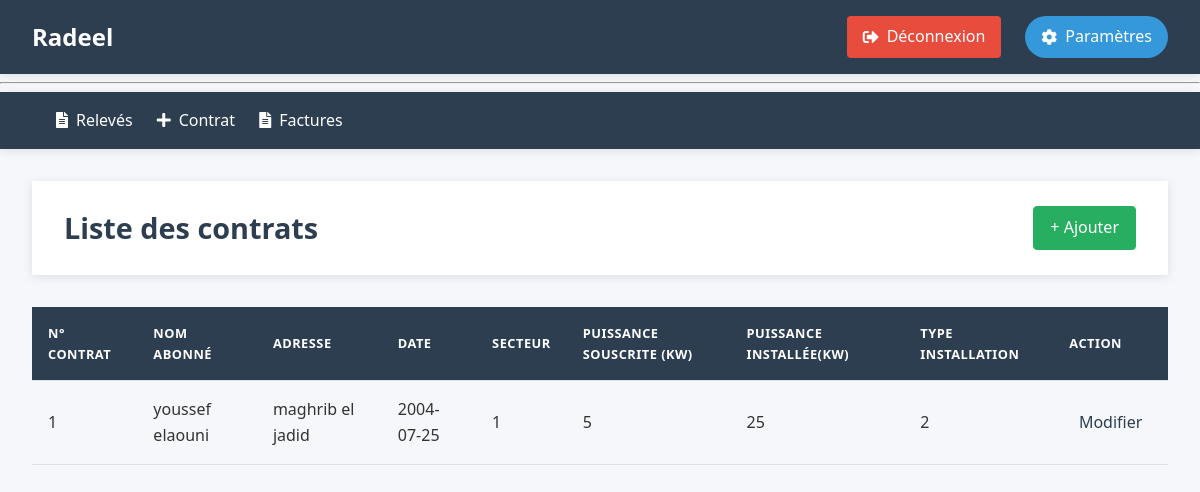
The page /contrat/ (signed in) on the database as committed earlier.
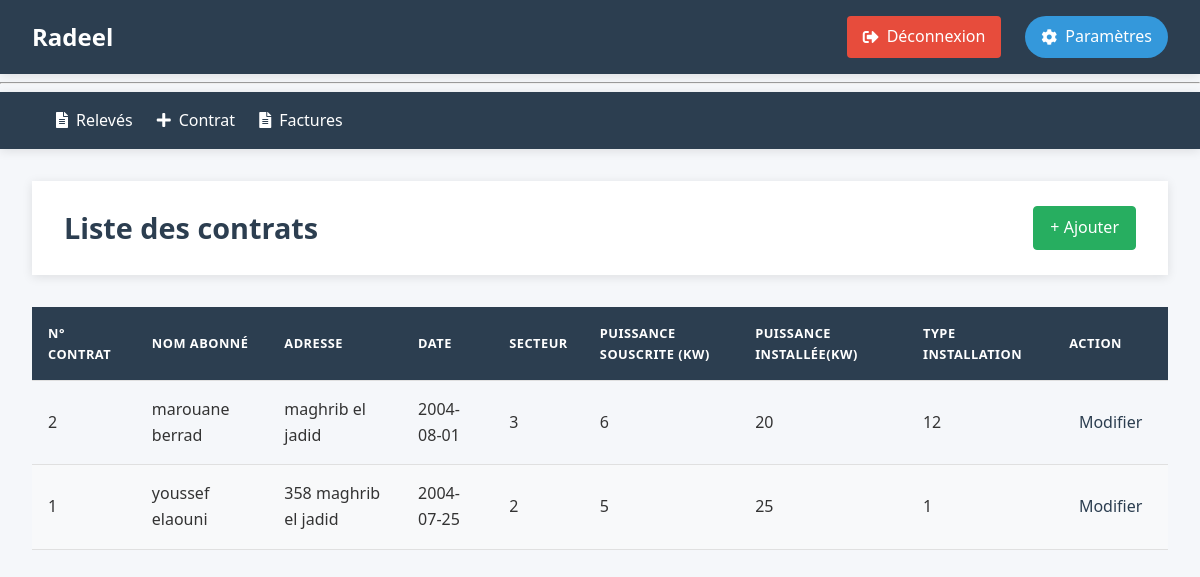
The same page on the database as committed later.
### tables this page shows
CREATE TABLE contrats (
    Nr_contrat INTEGER PRIMARY KEY ,
    nom_abonne TEXT NOT NULL,
    Adresse TEXT NOT NULL,
    date_contrat DATE NOT NULL DEFAULT CURRENT_DATE,
    Secteur INTEGER NOT NULL,
    Puissance_souscrite INTEGER NOT NULL CHECK(Puissance_souscrite > 0),
    Puissance_installee INTEGER NOT NULL CHECK(Puissance_installee > 0),
    type_installation INTEGER NOT NULL CHECK(type_installation IN (1, 2, 12)),
    statut TEXT NOT NULL DEFAULT 'actif' CHECK(statut IN ('actif', 'resile', 'suspendu'))
);

### radeel/contrats.py (the view)
@bc.route('/')
def contrat_index():
    db = get_db()
    contrats = db.execute(
        'SELECT * FROM contrats ORDER BY date_contrat DESC'
    ).fetchall()
    return render_template('contrats/index.html', contrats= contrats )

### radeel/auth.py (called while the page is built)
@bp.before_app_request
def load_logged_in_user():
    user_id = session.get('user_id')
    if user_id is None:
        g.user = None
    else:
        g.user = get_db().execute(
            'SELECT * FROM user WHERE id = ?', (user_id,)
        ).fetchone()

def login_required(view):
    @functools.wraps(view)
    def wrapped_view(**kwargs):
        if not session.get('authenticated'):
            return redirect(url_for('auth.login'))
        return view(**kwargs)
    return wrapped_view

### radeel/contrats.py (called while the page is built)
@bc.before_request
@login_required
def before_request():
    pass

### radeel/db.py (called while the page is built)
def get_db():
    if 'db' not in g:
        g.db = sqlite3.connect(
            current_app.config['DATABASE'],
            detect_types=sqlite3.PARSE_DECLTYPES
        )
        g.db.execute("PRAGMA foreign_keys = ON;")
        g.db.row_factory = sqlite3.Row
    return g.db

### radeel/templates/contrats/index.html (shortened to what this page needs)
{% extends "base.html" %}
{% block header %}
  <h1>Liste des contrats</h1>
  <a href="{{ url_for('contrat.contrat_ajouter') }}" class="btn btn-success">+ Ajouter</a>
{% endblock %}
{% block content %}
  <table class="table">
    <thead>
      <tr>
        <th>N° Contrat</th>
        <th>Nom Abonné</th>
        <th>Adresse</th>
        <th>Date</th>
        <th>Secteur</th>
        <th>Puissance Souscrite (kW)</th>
        <th>Puissance Installée(kW)</th>
        <th>Type Installation</th>
        <th>Action</th>
      </tr>
    </thead>
    <tbody>
      {% for contrat in contrats %}
        <tr>
          <td>{{ contrat.Nr_contrat }}</td>
          <td>{{ contrat.nom_abonne }}</td>
          <td>{{ contrat.Adresse }}</td>
          <td>{{ contrat.date_contrat }}</td>
          <td>{{ contrat.Secteur }}</td>
          <td>{{ contrat.Puissance_souscrite }}</td>
          <td>{{contrat.Puissance_installee}}</td>
          <td>{{ contrat.type_installation }}</td>
          <td><a class="action" href="{{ url_for('contrat.contrat_modifier', Nr_contrat=contrat['Nr_contrat']) }}">Modifier</a></td>
        </tr>
      {% endfor %}
    </tbody>
  </table>
{% endblock %}

Rows that differ between the two databases and show on the page:
added contrats: Nr_contrat "2", nom_abonne "marouane berrad", Adresse "maghrib el jadid", date_contrat "2004-08-01", Secteur "3", Puissance_souscrite "6", Puissance_installee "20", type_installation "12"
changed contrats "youssef elaouni": Adresse "maghrib el jadid" → "358 maghrib el jadid"; Secteur "1" → "2"; type_installation "2" → "1"
